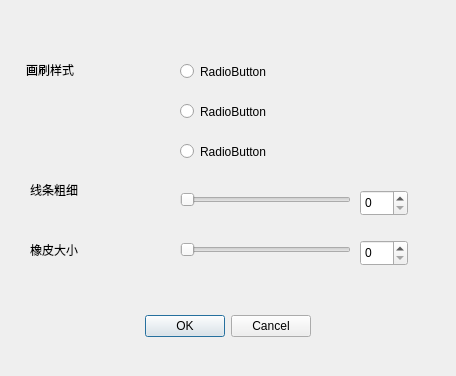
<?xml version="1.0" encoding="UTF-8"?>
<ui version="4.0">
 <class>penAttribute</class>
 <widget class="QDialog" name="penAttribute">
  <property name="geometry">
   <rect>
    <x>0</x>
    <y>0</y>
    <width>456</width>
    <height>376</height>
   </rect>
  </property>
  <property name="windowTitle">
   <string>Dialog</string>
  </property>
  <widget class="QDialogButtonBox" name="buttonBox">
   <property name="geometry">
    <rect>
     <x>140</x>
     <y>310</y>
     <width>171</width>
     <height>32</height>
    </rect>
   </property>
   <property name="orientation">
    <enum>Qt::Horizontal</enum>
   </property>
   <property name="standardButtons">
    <set>QDialogButtonBox::Cancel|QDialogButtonBox::Ok</set>
   </property>
  </widget>
  <widget class="QRadioButton" name="radioButton">
   <property name="geometry">
    <rect>
     <x>180</x>
     <y>60</y>
     <width>112</width>
     <height>23</height>
    </rect>
   </property>
   <property name="text">
    <string>RadioButton</string>
   </property>
  </widget>
  <widget class="QRadioButton" name="radioButton_2">
   <property name="geometry">
    <rect>
     <x>180</x>
     <y>100</y>
     <width>112</width>
     <height>23</height>
    </rect>
   </property>
   <property name="text">
    <string>RadioButton</string>
   </property>
  </widget>
  <widget class="QRadioButton" name="radioButton_3">
   <property name="geometry">
    <rect>
     <x>180</x>
     <y>140</y>
     <width>112</width>
     <height>23</height>
    </rect>
   </property>
   <property name="text">
    <string>RadioButton</string>
   </property>
  </widget>
  <widget class="QSpinBox" name="spinBox">
   <property name="geometry">
    <rect>
     <x>360</x>
     <y>190</y>
     <width>48</width>
     <height>26</height>
    </rect>
   </property>
  </widget>
  <widget class="QSlider" name="horizontalSlider">
   <property name="geometry">
    <rect>
     <x>180</x>
     <y>190</y>
     <width>171</width>
     <height>20</height>
    </rect>
   </property>
   <property name="orientation">
    <enum>Qt::Horizontal</enum>
   </property>
  </widget>
  <widget class="QLabel" name="label">
   <property name="geometry">
    <rect>
     <x>26</x>
     <y>60</y>
     <width>131</width>
     <height>20</height>
    </rect>
   </property>
   <property name="text">
    <string>画刷样式</string>
   </property>
  </widget>
  <widget class="QLabel" name="label_2">
   <property name="geometry">
    <rect>
     <x>30</x>
     <y>180</y>
     <width>131</width>
     <height>20</height>
    </rect>
   </property>
   <property name="text">
    <string>线条粗细</string>
   </property>
  </widget>
  <widget class="QLabel" name="label_3">
   <property name="geometry">
    <rect>
     <x>30</x>
     <y>240</y>
     <width>131</width>
     <height>20</height>
    </rect>
   </property>
   <property name="text">
    <string>橡皮大小</string>
   </property>
  </widget>
  <widget class="QSlider" name="horizontalSlider_2">
   <property name="geometry">
    <rect>
     <x>180</x>
     <y>240</y>
     <width>171</width>
     <height>20</height>
    </rect>
   </property>
   <property name="orientation">
    <enum>Qt::Horizontal</enum>
   </property>
  </widget>
  <widget class="QSpinBox" name="spinBox_2">
   <property name="geometry">
    <rect>
     <x>360</x>
     <y>240</y>
     <width>48</width>
     <height>26</height>
    </rect>
   </property>
  </widget>
 </widget>
 <resources/>
 <connections>
  <connection>
   <sender>buttonBox</sender>
   <signal>accepted()</signal>
   <receiver>penAttribute</receiver>
   <slot>accept()</slot>
   <hints>
    <hint type="sourcelabel">
     <x>248</x>
     <y>254</y>
    </hint>
    <hint type="destinationlabel">
     <x>157</x>
     <y>274</y>
    </hint>
   </hints>
  </connection>
  <connection>
   <sender>buttonBox</sender>
   <signal>rejected()</signal>
   <receiver>penAttribute</receiver>
   <slot>reject()</slot>
   <hints>
    <hint type="sourcelabel">
     <x>316</x>
     <y>260</y>
    </hint>
    <hint type="destinationlabel">
     <x>286</x>
     <y>274</y>
    </hint>
   </hints>
  </connection>
 </connections>
</ui>
